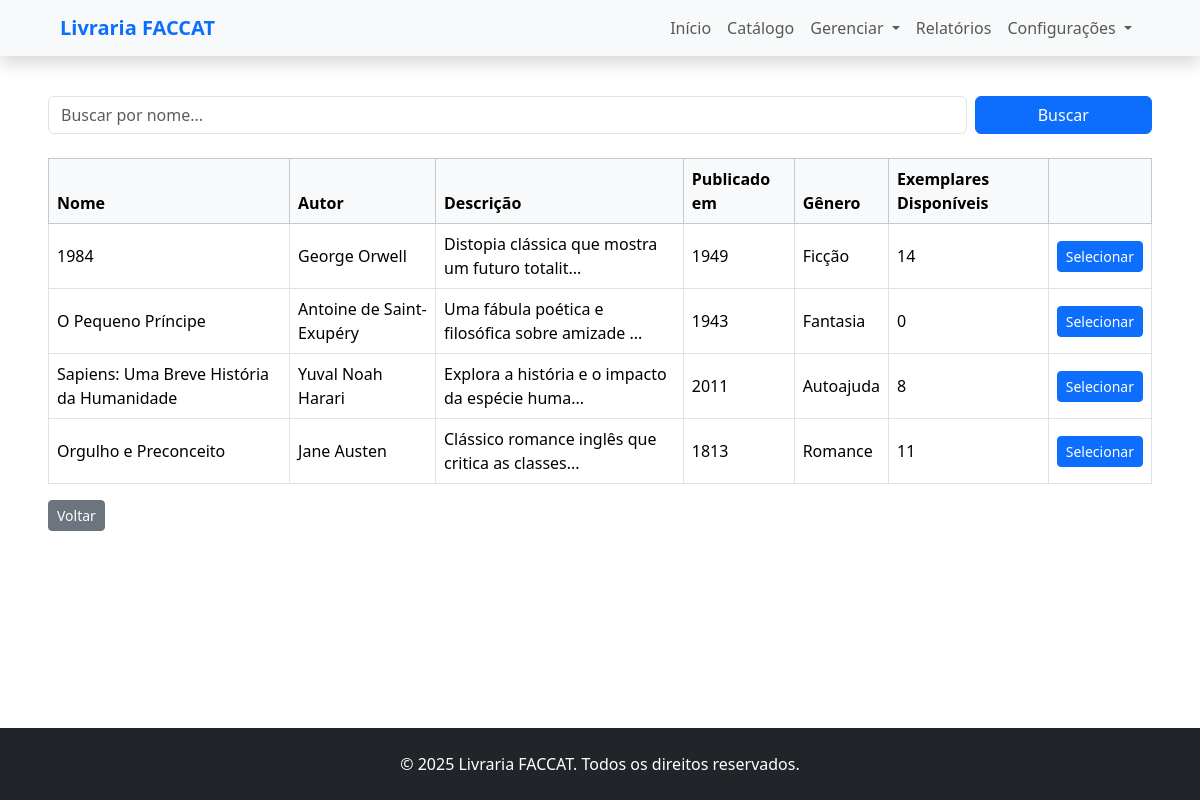
Screenshot of /livros/emprestimos/selecionar-livro (signed in) with the database file from the repository.
### livros/models.py (models this page shows, shortened)
class Livro(models.Model):
    nome = models.CharField(max_length=100)
    autor = models.CharField(max_length=100)
    descricao = models.TextField()
    ano_publicacao = models.IntegerField(default=datetime.now().year)
    url = models.URLField(blank=True, null=True)
    isbn = models.CharField(max_length=17, blank=True, null=True, unique=True,
                            help_text="ISBN do livro (ex: 978-3-16-148410-0)")
    genero = models.CharField(max_length=20, choices=GENEROS, default='ficcao')
    quantidade = models.PositiveIntegerField(default=0)
    def exemplares_disponiveis(self):
        quantidade_emprestimos = self.emprestimo_set.exclude(status='FINALIZADO').count()
        disponiveis = self.quantidade - quantidade_emprestimos
        return max(disponiveis, 0)

### livros/views.py (the view)
# urls.py: path('emprestimos/selecionar-livro', views.selecionar_livro_emprestimo, name='selecionar_livro_emprestimo'),
@login_required
def selecionar_livro_emprestimo(request):
    busca = request.GET.get('busca','')
    livros = Livro.objects.all()
    if busca:
        livros = livros.filter(nome__icontains=busca)
    dados = {
        'livros':livros,
        'redirect':'selecionar_cliente_emprestimo'
    }
    return render(request, 'livros/selecionar_livro.html', dados)

### livros/templates/livros/selecionar_livro.html (shortened to what this page needs)
{% extends 'base.html' %}
{% block content %}
<div class="my-4 px-5">
   <form method="get" class="row g-2 mb-4">
      <div class="col-md-10">
         <input type="text" name="busca" placeholder="Buscar por nome..." value="{{ request.GET.busca }}"
            class="form-control" />
      </div>
      <div class="col-md-2">
         <button type="submit" class="btn btn-primary w-100">Buscar</button>
      </div>
   </form>
   <div class="table-responsive">
      <table class="table table-bordered table-hover align-middle">
         <thead class="table-light">
            <tr>
               <th>
                  <div class="d-flex justify-content-between align-items-center">
                     <span>Nome</span>
                  </div>
               </th>
               <th>
                  <div class="d-flex justify-content-between align-items-center">
                     <span>Autor</span>
                  </div>
               </th>
               <th>
                  <div class="d-flex justify-content-between align-items-center">
                     <span>Descrição</span>
                  </div>
               </th>
               <th>
                  <div class="d-flex justify-content-between align-items-center">
                     <span>Publicado em</span>
                  </div>
               </th>
               <th>
                  <div class="d-flex justify-content-between align-items-center">
                     <span>Gênero</span>
                  </div>
               </th>
               <th>
                  <div class="d-flex justify-content-between align-items-center">
                     <span>Exemplares Disponíveis</span>
                  </div>
               </th>
               <th></th>
            </tr>
         </thead>
         <tbody>
            {% for livro in livros %}
            <tr>
               <td>{{ livro.nome }}</td>
               <td>{{ livro.autor }}</td>
               <td>{{ livro.descricao|truncatechars:50 }}</td>
               <td>{{ livro.ano_publicacao }}</td>
               <td>{{ livro.get_genero_display }}</td>
               <td>{{ livro.exemplares_disponiveis }}</td>
               <td>
                  {% url redirect livro.id as redir_url %}
                  <a href="{{ redir_url }}" class="btn btn-primary btn-sm"">
                     Selecionar
                  </a>
               </td>
            </tr>
            {% empty %}
            <tr>
               <td colspan=" 7" class="text-center py-4">Nenhum livro cadastrado.
               </td>
            </tr>
            {% endfor %}
         </tbody>
      </table>
      <a href="{% url 'gerenciar_emprestimos' %}" class="btn btn-secondary btn-sm">Voltar </a>
   </div>
</div>
{% endblock %}

### rows the page displays
Livro: nome "1984", autor "George Orwell", descricao "Distopia clássica que mostra um futuro totalit...", ano_publicacao "1949", genero "Ficção", exemplares_disponiveis "14"
Livro: nome "O Pequeno Príncipe", autor "Antoine de Saint-Exupéry", descricao "Uma fábula poética e filosófica sobre amizade ...", ano_publicacao "1943", genero "Fantasia", exemplares_disponiveis "0"
Livro: nome "Sapiens: Uma Breve História da Humanidade", autor "Yuval Noah Harari", descricao "Explora a história e o impacto da espécie huma...", ano_publicacao "2011", genero "Autoajuda", exemplares_disponiveis "8"
Livro: nome "Orgulho e Preconceito", autor "Jane Austen", descricao "Clássico romance inglês que critica as classes...", ano_publicacao "1813", genero "Romance", exemplares_disponiveis "11"
